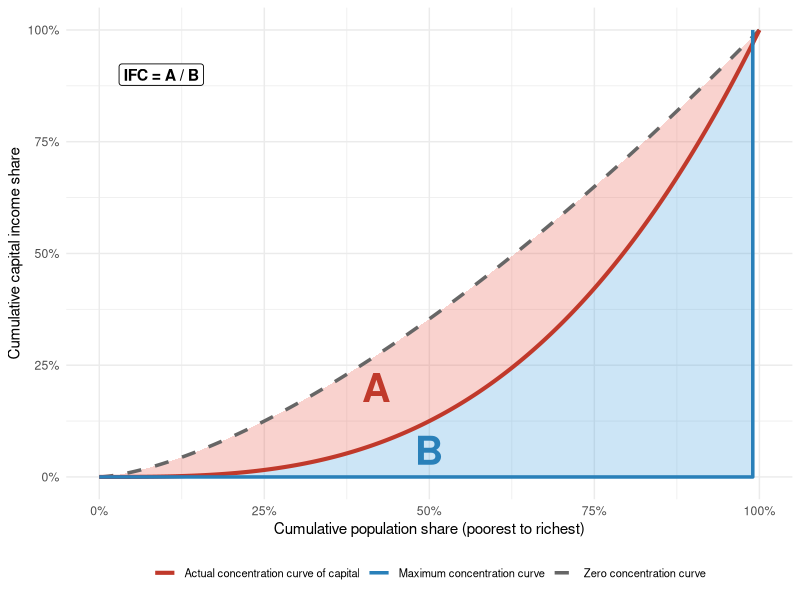

Write R code to recreate this figure.
## ---- chunk 1
#| fig-height: 5
#| fig-width: 5

library(tidyverse)

p <- seq(0, 1, length.out = 1000)

df <- tibble(
  p       = p,
  zero    = p^1.5,
  capital = p^3,
  maximum = ifelse(p <= 0.99, 0, 1)
)

max_line <- tibble(
  p = c(0,    0.99, 0.99),
  y = c(0,    0,    1   )
)

ggplot(df, aes(x = p)) +
  geom_ribbon(aes(ymin = capital, ymax = zero),
              fill = "#e74c3c", alpha = 0.25) +
  geom_ribbon(aes(ymin = pmin(maximum, capital), ymax = capital),
              fill = "#3498db", alpha = 0.25) +
  geom_line(aes(y = zero,    color = "Zero concentration curve"),
            linewidth = 1.2, linetype = "dashed") +
  geom_line(aes(y = capital, color = "Actual concentration curve of capital"),
            linewidth = 1.4) +
  geom_line(data = max_line, aes(x = p, y = y, color = "Maximum concentration curve"),
            linewidth = 1.2) +
  annotate("text", x = 0.42, y = 0.20,
           label = "A", fontface = "bold", size = 10, color = "#c0392b") +
  annotate("text", x = 0.50, y = 0.06,
           label = "B", fontface = "bold", size = 10, color = "#2980b9") +
  annotate("label", x = 0.03, y = 0.90,
           label = "IFC = A / B",
           size = 4, fontface = "bold", hjust = 0,
           fill = "white", label.size = 0.3) +
  scale_color_manual(values = c(
    "Zero concentration curve"             = "grey40",
    "Actual concentration curve of capital" = "#c0392b",
    "Maximum concentration curve"          = "#2980b9"
  )) +
  scale_x_continuous(labels = scales::percent_format(),
                     name = "Cumulative population share (poorest to richest)") +
  scale_y_continuous(labels = scales::percent_format(),
                     name = "Cumulative capital income share") +
  labs(color = NULL) +
  theme_minimal(base_size = 11) +
  theme(legend.position = "bottom",
        legend.text = element_text(size = 8))
